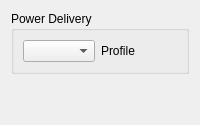
     <widget class="QWidget" name="Advanced">
      <attribute name="title">
       <string>Advanced</string>
      </attribute>
      <layout class="QGridLayout" name="gridLayout_28">
       <item row="0" column="0">
        <widget class="QGroupBox" name="groupBoxPowerDelivery">
         <property name="title">
          <string>Power Delivery</string>
         </property>
         <layout class="QGridLayout" name="gridLayout_29">
          <item row="0" column="0">
           <widget class="QComboBox" name="comboBoxPowerDelivery"/>
          </item>
          <item row="0" column="1">
           <widget class="QLabel" name="labelPowerDelivery">
            <property name="text">
             <string>Profile</string>
            </property>
           </widget>
          </item>
          <item row="0" column="2">
           <spacer name="horizontalSpacer_10">
            <property name="orientation">
             <enum>Qt::Horizontal</enum>
            </property>
            <property name="sizeHint" stdset="0">
             <size>
              <width>40</width>
              <height>20</height>
             </size>
            </property>
           </spacer>
          </item>
         </layout>
        </widget>
       </item>
       <item row="1" column="0">
        <spacer name="verticalSpacer_12">
         <property name="orientation">
          <enum>Qt::Vertical</enum>
         </property>
         <property name="sizeHint" stdset="0">
          <size>
           <width>20</width>
           <height>40</height>
          </size>
         </property>
        </spacer>
       </item>
      </layout>
     </widget>
